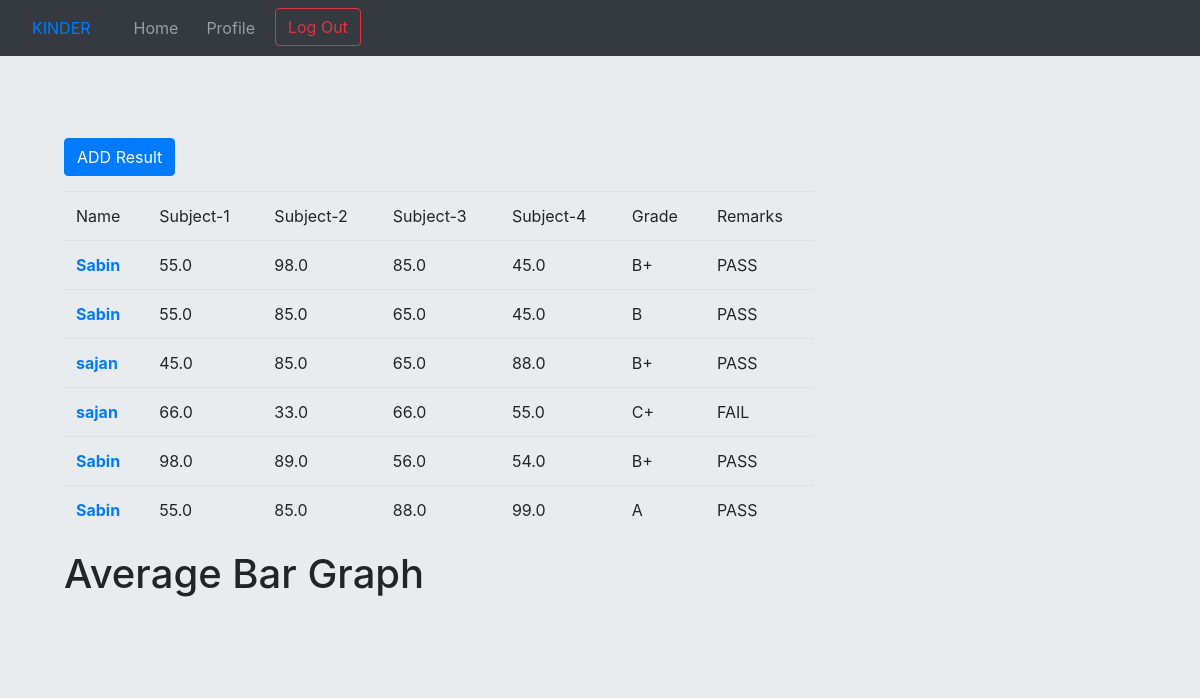
Page /home/result/ (signed in) on the earlier database version.
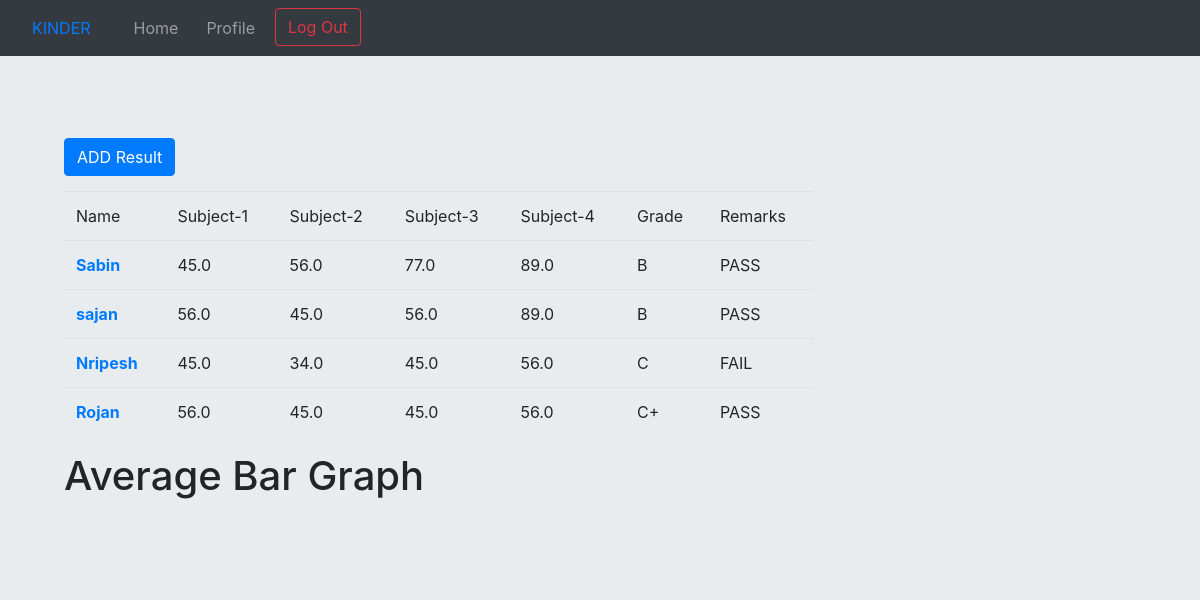
Same page on the later database version.
### second/models.py (models this page shows, shortened)
class Result(models.Model):
    name = models.ForeignKey(SID, on_delete=models.CASCADE)
    subject1 = models.DecimalField(max_digits=4, decimal_places=1)
    subject2 = models.DecimalField(max_digits=4, decimal_places=1)
    subject3 = models.DecimalField(max_digits=4, decimal_places=1)
    subject4 = models.DecimalField(max_digits=4, decimal_places=1)
    term = models.CharField(max_length=30)

class SID(models.Model):
    full_name = models.CharField(max_length=30)
    roll = models.IntegerField()
    childid = models.IntegerField()
    teacher = models.ForeignKey(User, on_delete=models.CASCADE)
    def __str__(self):
        return self.full_name

### second/views.py (the view)
# urls.py: path('result/', views.result, name='result'),
@login_required
def result(request):
    context = {
        'results': Result.objects.all()
    }
    return render(request, 'result.html', context)

### second/templates/result.html (shortened to what this page needs)
<!DOCTYPE html>
{% extends "base1.html" %}
{% block base2 %}
<html lang="en">
{% load static %}
<head>
</head>
<body class="jumbotron">
<div class="jumbotron">
    <table class="table table-hover" id="myTable" style="width: 70%">
        <thead class="thead thead-dark">
        {% if user.user_teachers != "" %}
            <a class="btn btn-primary" href="{% url 'addresult' %}" style="margin-left: 0px; margin-top: 10px; margin-bottom: 15px;">ADD Result</a>
        {% endif %}
            <tr>
                <td>Name</td>
                <td>Subject-1</td>
                <td>Subject-2</td>
                <td>Subject-3</td>
                <td>Subject-4</td>
                <td>Grade</td>
                <td>Remarks</td>
            </tr>
        </thead>
        {% for result in results %}
        {% if user.user_teachers != "" %}
        {% if user == result.name.teacher %}
        <tr>
            {% if user.user_teachers != "" %}
            <td><b><a href="{% url 'result-detail' result.id %}">{{result.name}}</a></b></td>
            {% else %}
            <td>{{result.name}}</td>
            {% endif %}
            <td>{{result.subject1}}</td>
            <td>{{result.subject2}}</td>
            <td>{{result.subject3}}</td>
            <td>{{result.subject4}}</td>
            <td>{{result.grade}}</td>
            <td>{{result.remarks}}</td>
        </tr>
        {% endif %}
        {% endif %}
        {% endfor %}
    </table>
    <h1>Average Bar Graph</h1>
</div>
</body>
</html>
{% endblock %}

Differences in the rows shown:
removed Result: name "Sabin", subject1 "55.0", subject2 "98.0", subject3 "85.0", subject4 "45.0"
removed Result: name "Sabin", subject1 "55.0", subject2 "85.0", subject3 "65.0", subject4 "45.0"
removed Result: name "sajan", subject1 "45.0", subject2 "85.0", subject3 "65.0", subject4 "88.0"
removed Result: name "sajan", subject1 "66.0", subject2 "33.0", subject3 "66.0", subject4 "55.0"
removed Result: name "Sabin", subject1 "98.0", subject2 "89.0", subject3 "56.0", subject4 "54.0"
removed Result: name "Sabin", subject1 "55.0", subject2 "85.0", subject3 "88.0", subject4 "99.0"
added Result: name "Sabin", subject1 "45.0", subject2 "56.0", subject3 "77.0", subject4 "89.0"
added Result: name "sajan", subject1 "56.0", subject2 "45.0", subject3 "56.0", subject4 "89.0"
added Result: name "Nripesh", subject1 "45.0", subject2 "34.0", subject3 "45.0", subject4 "56.0"
added Result: name "Rojan", subject1 "56.0", subject2 "45.0", subject3 "45.0", subject4 "56.0"
